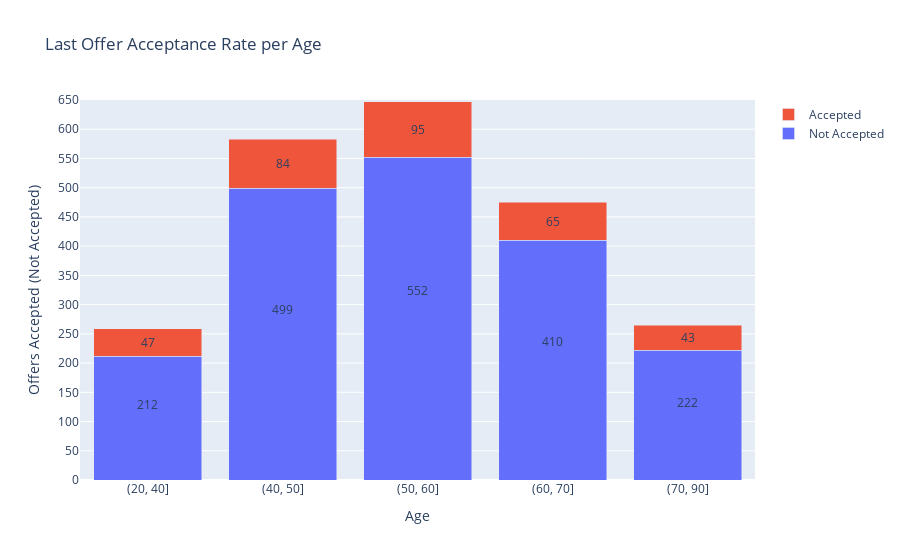

Notebook code for this chart:
### Code cell
bins = [20, 40, 50, 60, 70, 90]
df['age_bin'] = pd.cut(df['Age'], bins=bins)
df['age_bin'] = df['age_bin'].astype(str)

crosstab = pd.crosstab(df['age_bin'], df['Response'])
fig = go.Figure(data=[
    go.Bar(name='Not Accepted', x=crosstab.index.astype(str), y=crosstab[0]),
    go.Bar(name='Accepted', x=crosstab.index.astype(str), y=crosstab[1])
])

fig.update_layout(
    barmode='stack',
    title = 'Last Offer Acceptance Rate per Age',
    xaxis_title="Age",
    yaxis_title="Offers Accepted (Not Accepted)",
    yaxis=dict(
        tickvals=[0, 50, 100, 150, 200, 250, 300, 350, 400, 450, 500, 550, 600, 650],
        range=[0, 650]
    )
)

# Add annotations to stacked bars
for i, age_bin in enumerate(crosstab.index):
    fig.add_annotation(
        x=age_bin,
        y=crosstab.loc[age_bin].sum() / 2,
        text=str(crosstab.loc[age_bin, 0]),
        showarrow=False
    )
    fig.add_annotation(
        x=age_bin,
        y=crosstab.loc[age_bin, 0] + (crosstab.loc[age_bin, 1] / 2),
        text=str(crosstab.loc[age_bin, 1]),
        showarrow=False
    )

fig.show()

### Figure 1 — Plotly figure (JSON) as saved in the notebook; plotly's stock layout.template omitted (floating-point values rounded to 4 significant figures)
{"data": [{"name": "Not Accepted", "type": "bar", "x": ["(20, 40]", "(40, 50]", "(50, 60]", "(60, 70]", "(70, 90]"], "y": [212, 499, 552, 410, 222]}, {"name": "Accepted", "type": "bar", "x": ["(20, 40]", "(40, 50]", "(50, 60]", "(60, 70]", "(70, 90]"], "y": [47, 84, 95, 65, 43]}], "layout": {"annotations": [{"showarrow": false, "text": "212", "x": "(20, 40]", "y": 129.5}, {"showarrow": false, "text": "47", "x": "(20, 40]", "y": 235.5}, {"showarrow": false, "text": "499", "x": "(40, 50]", "y": 291.5}, {"showarrow": false, "text": "84", "x": "(40, 50]", "y": 541}, {"showarrow": false, "text": "552", "x": "(50, 60]", "y": 323.5}, {"showarrow": false, "text": "95", "x": "(50, 60]", "y": 599.5}, {"showarrow": false, "text": "410", "x": "(60, 70]", "y": 237.5}, {"showarrow": false, "text": "65", "x": "(60, 70]", "y": 442.5}, {"showarrow": false, "text": "222", "x": "(70, 90]", "y": 132.5}, {"showarrow": false, "text": "43", "x": "(70, 90]", "y": 243.5}], "barmode": "stack", "title": {"text": "Last Offer Acceptance Rate per Age"}, "xaxis": {"title": {"text": "Age"}}, "yaxis": {"range": [0, 650], "tickvals": [0, 50, 100, 150, 200, 250, 300, 350, 400, 450, 500, 550, 600, 650], "title": {"text": "Offers Accepted (Not Accepted)"}}}}
